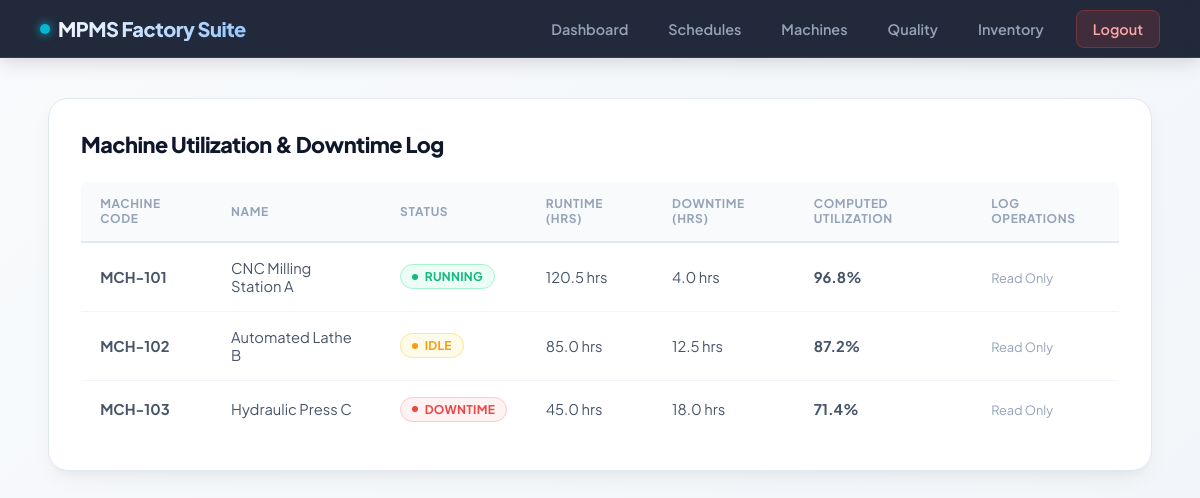
Page /machines (signed in) on the committed database.
### tables this page shows
CREATE TABLE machines (
            id INTEGER PRIMARY KEY AUTOINCREMENT,
            machine_code TEXT UNIQUE NOT NULL,
            name TEXT NOT NULL,
            status TEXT CHECK(status IN ('Running', 'Idle', 'Downtime')) DEFAULT 'Idle',
            total_runtime_hrs REAL DEFAULT 0.0,
            downtime_hrs REAL DEFAULT 0.0
        );

### app.py (the view)
@app.route('/machines')
@login_required
def machines():
    conn = get_db_connection()
    machines_list = conn.execute('SELECT * FROM machines').fetchall()
    conn.close()
    return render_template('machines.html', machines=machines_list)

### app.py (called while the page is built)
def get_db_connection():
    conn = sqlite3.connect('mpms.db')
    conn.row_factory = sqlite3.Row
    return conn

def login_required(f):
    @wraps(f)
    def decorated_function(*args, **kwargs):
        if 'user_id' not in session:
            flash('Session expired or login required.', 'warning')
            return redirect(url_for('login'))
        return f(*args, **kwargs)
    return decorated_function

### templates/machines.html (shortened to what this page needs)
<!DOCTYPE html>
<html lang="en">
<head>
  <link rel="stylesheet" href="{{ url_for('static', filename='style.css') }}">
</head>
<body>
  <nav class="navbar">
    <div class="brand">MPMS Factory Suite</div>
    <ul class="nav-links">
      <li><a href="{{ url_for('dashboard') }}">Dashboard</a></li>
      <li><a href="{{ url_for('schedules') }}">Schedules</a></li>
      <li><a href="{{ url_for('machines') }}">Machines</a></li>
      <li><a href="{{ url_for('inspections') }}">Quality</a></li>
      <li><a href="{{ url_for('inventory') }}">Inventory</a></li>
      <li><a href="{{ url_for('logout') }}" class="btn-logout">Logout</a></li>
    </ul>
  </nav>
  <div class="container">
    <div class="card">
      <div class="card-header">
        <h2>Machine Utilization & Downtime Log</h2>
      </div>
      <table>
        <thead>
          <tr>
            <th>Machine Code</th>
            <th>Name</th>
            <th>Status</th>
            <th>Runtime (hrs)</th>
            <th>Downtime (hrs)</th>
            <th>Computed Utilization</th>
            <th>Log Operations</th>
          </tr>
        </thead>
        <tbody>
          {% for m in machines %}
          {% set total = m['total_runtime_hrs'] + m['downtime_hrs'] %}
          {% set util = (m['total_runtime_hrs'] / total * 100) if total > 0 else 0 %}
          <tr>
            <td><strong>{{ m['machine_code'] }}</strong></td>
            <td>{{ m['name'] }}</td>
            <td><span class="badge badge-{{ m['status']|lower }}">{{ m['status'] }}</span></td>
            <td>{{ m['total_runtime_hrs'] }} hrs</td>
            <td>{{ m['downtime_hrs'] }} hrs</td>
            <td><strong>{{ "%.1f"|format(util) }}%</strong></td>
            <td>
              {% if session['role'] in ['admin', 'shift_supervisor'] %}
              <form action="{{ url_for('log_machine_runtime', machine_id=m['id']) }}" method="POST" style="display:flex; gap:0.3rem;">
                <input type="number" step="0.5" name="runtime_hrs" placeholder="+Run" style="width:50px;">
                <input type="number" step="0.5" name="downtime_hrs" placeholder="+Down" style="width:50px;">
                <select name="status">
                  <option value="Running" {{ 'selected' if m['status']=='Running' }}>Running</option>
                  <option value="Idle" {{ 'selected' if m['status']=='Idle' }}>Idle</option>
                  <option value="Downtime" {{ 'selected' if m['status']=='Downtime' }}>Downtime</option>
                </select>
                <button type="submit" class="btn btn-primary btn-sm">Save</button>
              </form>
              {% else %}
              <span style="color:var(--text-muted); font-size:0.8rem;">Read Only</span>
              {% endif %}
            </td>
          </tr>
          {% endfor %}
        </tbody>
      </table>
    </div>
  </div>
</body>
</html>

### static/style.css (style rules this page uses)
:root { --primary-dark: #0f172a; --primary-navy: #1e293b; --accent-blue: #2563eb; --accent-blue-hover: #1d4ed8; --accent-cyan: #06b6d4; --bg-gradient: linear-gradient(135deg, #f8fafc 0%, #f1f5f9 100%); --card-bg: #ffffff; --text-primary: #0f172a; --text-secondary: #475569; --text-muted: #94a3b8; --border-color: #e2e8f0; --border-subtle: #f1f5f9; --success: #10b981; --success-bg: #ecfdf5; --success-border: #a7f3d0; --warning: #f59e0b; --warning-bg: #fffbeb; --warning-border: #fde68a; --danger: #ef4444; --danger-bg: #fef2f2; --danger-border: #fecaca; --info: #0284c7; --info-bg: #f0f9ff; --info-border: #bae6fd; --radius-sm: 8px; --radius-md: 14px; --radius-lg: 20px; --shadow-sm: 0 2px 4px rgba(15, 23, 42, 0.04); --shadow-md: 0 10px 25px -5px rgba(15, 23, 42, 0.06), 0 8px 10px -6px rgba(15, 23, 42, 0.04); --shadow-hover: 0 20px 30px -10px rgba(37, 99, 235, 0.12), 0 10px 15px -5px rgba(15, 23, 42, 0.08); --transition: all 0.25s cubic-bezier(0.4, 0, 0.2, 1); }
* { box-sizing: border-box; margin: 0; padding: 0; font-family: 'Plus Jakarta Sans', -apple-system, BlinkMacSystemFont, sans-serif; -webkit-font-smoothing: antialiased; }
body { background: var(--bg-gradient); color: var(--text-primary); min-height: 100vh; display: flex; flex-direction: column; }
.navbar { background: rgba(15, 23, 42, 0.92); backdrop-filter: blur(12px); -webkit-backdrop-filter: blur(12px); color: white; padding: 1rem 2.5rem; display: flex; justify-content: space-between; align-items: center; position: sticky; top: 0; z-index: 1000; border-bottom: 1px solid rgba(255, 255, 255, 0.1); box-shadow: 0 4px 20px rgba(0, 0, 0, 0.15); }
.navbar .brand { font-size: 1.25rem; font-weight: 800; letter-spacing: -0.5px; background: linear-gradient(135deg, #ffffff 0%, #93c5fd 100%); -webkit-background-clip: text; -webkit-text-fill-color: transparent; display: flex; align-items: center; gap: 0.5rem; }
.navbar .brand::before { content: ''; display: inline-block; width: 10px; height: 10px; background: var(--accent-cyan); border-radius: 50%; box-shadow: 0 0 10px var(--accent-cyan); }
.nav-links { list-style: none; display: flex; gap: 0.5rem; align-items: center; }
.nav-links a { color: #94a3b8; text-decoration: none; font-weight: 600; font-size: 0.9rem; padding: 0.55rem 1rem; border-radius: var(--radius-sm); transition: var(--transition); }
.btn-logout { background: rgba(239, 68, 68, 0.15) !important; color: #fca5a5 !important; border: 1px solid rgba(239, 68, 68, 0.3); margin-left: 0.5rem; }
.container { width: 92%; max-width: 1280px; margin: 2.5rem auto; flex-grow: 1; }
.card { background: var(--card-bg); padding: 2rem; border-radius: var(--radius-lg); border: 1px solid var(--border-color); box-shadow: var(--shadow-md); margin-bottom: 2.5rem; }
.card-header { display: flex; justify-content: space-between; align-items: center; margin-bottom: 1.5rem; flex-wrap: wrap; gap: 1rem; }
.card-header h2 { font-size: 1.35rem; font-weight: 800; letter-spacing: -0.5px; color: var(--primary-dark); }
table { width: 100%; border-collapse: separate; border-spacing: 0; margin-top: 0.5rem; }
th { background-color: #f8fafc; color: var(--text-muted); font-size: 0.75rem; text-transform: uppercase; font-weight: 700; letter-spacing: 0.6px; padding: 0.9rem 1.2rem; border-bottom: 2px solid var(--border-color); text-align: left; }
th:first-child { border-top-left-radius: var(--radius-sm); }
th:last-child { border-top-right-radius: var(--radius-sm); }
td { padding: 1rem 1.2rem; text-align: left; border-bottom: 1px solid var(--border-subtle); font-size: 0.92rem; color: var(--text-secondary); background: var(--card-bg); transition: var(--transition); }
tr:last-child td { border-bottom: none; }
.badge { display: inline-flex; align-items: center; gap: 0.4rem; padding: 0.25rem 0.7rem; border-radius: 50px; font-size: 0.75rem; font-weight: 700; letter-spacing: 0.3px; text-transform: uppercase; }
.badge::before { content: ''; width: 6px; height: 6px; border-radius: 50%; background: currentColor; }
.badge-running, .badge-pass, .badge-completed { background: var(--success-bg); color: var(--success); border: 1px solid var(--success-border); }
.badge-idle, .badge-scheduled, .badge-rework { background: var(--warning-bg); color: var(--warning); border: 1px solid var(--warning-border); }
.badge-downtime, .badge-fail, .badge-cancelled { background: var(--danger-bg); color: var(--danger); border: 1px solid var(--danger-border); }

### rows in the picture
machines: machine_code "MCH-101", name "CNC Milling Station A", status "RUNNING", total_runtime_hrs "120.5", downtime_hrs "4.0", util "96.8"
machines: machine_code "MCH-102", name "Automated Lathe B", status "IDLE", total_runtime_hrs "85.0", downtime_hrs "12.5", util "87.2"
machines: machine_code "MCH-103", name "Hydraulic Press C", status "DOWNTIME", total_runtime_hrs "45.0", downtime_hrs "18.0", util "71.4"
